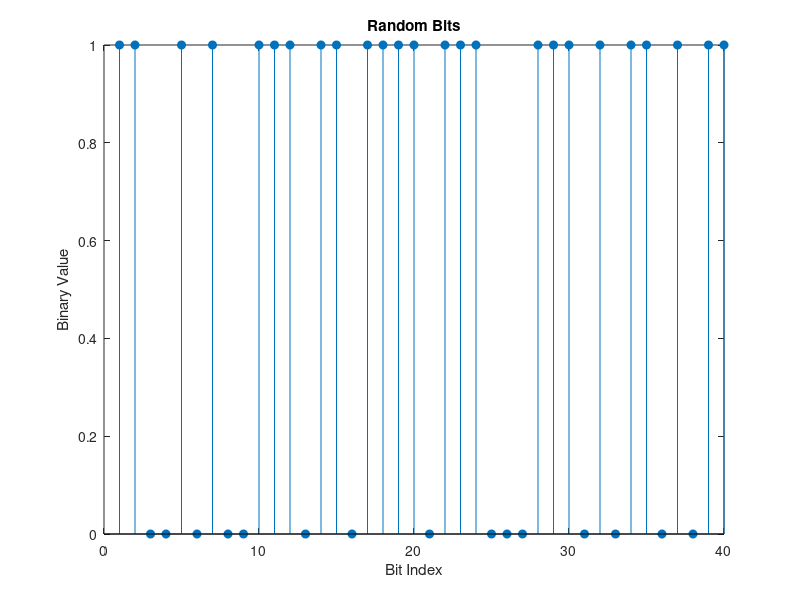
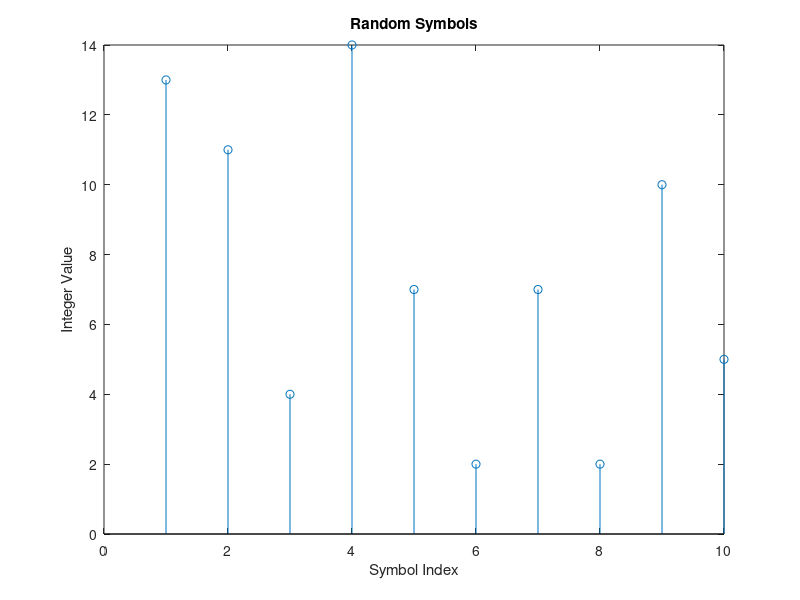
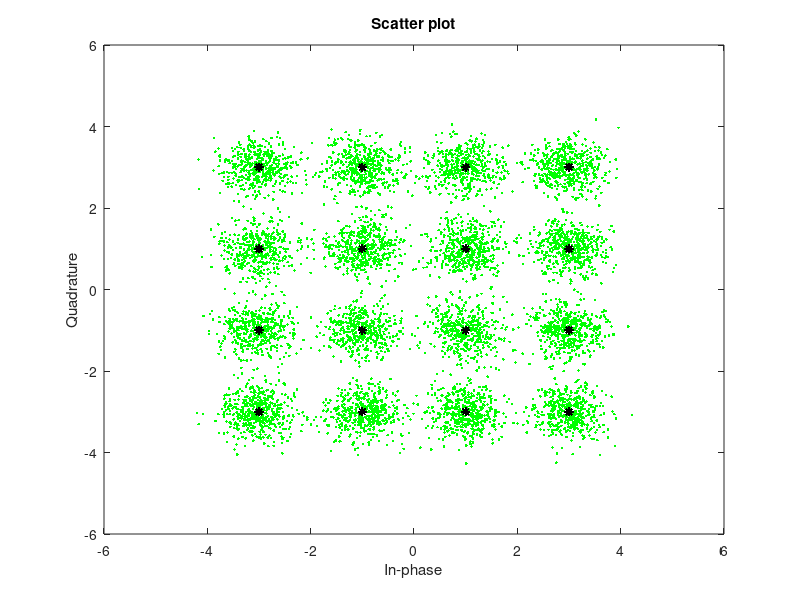

These figures' MATLAB source, in order:
%%%16qam sim
% date :2022.8.26
% decription : study communication toolbox sim 16QAM
% code by zhangxu
%%%

%% Define parameters.
M = 16;                     % Size of signal constellation
k = log2(M);                % Number of bits per symbol
n = 30000;                  % Number of bits to process
numSamplesPerSymbol = 1;    % Oversampling factor
%% Create a binary data stream as a column vector.
rng default                 % Use default random number generator
dataIn = randi([0 1],n,1);  % Generate vector of binary data
%% Plot the first 40 bits in a stem plot.
stem(dataIn(1:40),'filled');
title('Random Bits');
xlabel('Bit Index');
ylabel('Binary Value');
%% Perform a bit-to-symbol mapping.
dataInMatrix = reshape(dataIn,length(dataIn)/k,k);   % Reshape data into binary k-tuples, k = log2(M)
dataSymbolsIn = bi2de(dataInMatrix);                 % Convert to integers
%% Plot the first 10 symbols in a stem plot.
figure; % Create new figure window.
stem(dataSymbolsIn(1:10));
title('Random Symbols');
xlabel('Symbol Index');
ylabel('Integer Value');
%% Apply modulation.
dataMod = qammod(dataSymbolsIn,M,'bin');         % Binary coding, phase offset = 0
dataModG = qammod(dataSymbolsIn,M); % Gray coding, phase offset = 0
%% Calculate the SNR when the channel has an Eb/N0 = 10 dB.
EbNo = 10;
snr = EbNo + 10*log10(k) - 10*log10(numSamplesPerSymbol);
%% Pass the signal through the AWGN channel for both the binary and Gray coded symbol mappings.
receivedSignal = awgn(dataMod,snr,'measured');
receivedSignalG = awgn(dataModG,snr,'measured');
%% Use the scatterplot function to show the constellation diagram.
sPlotFig = scatterplot(receivedSignal,1,0,'g.'); %plot every point
hold on
scatterplot(dataMod,1,0,'k*',sPlotFig)
%% Demodulate the received signals using the qamdemod function.
dataSymbolsOut = qamdemod(receivedSignal,M,'bin');
dataSymbolsOutG = qamdemod(receivedSignalG,M);
%% Reverse the bit-to-symbol mapping performed earlier.
dataOutMatrix = de2bi(dataSymbolsOut,k);
dataOut = dataOutMatrix(:);                   % Return data in column vector
dataOutMatrixG = de2bi(dataSymbolsOutG,k);
dataOutG = dataOutMatrixG(:);                 % Return data in column vector
%% Compute the System BER
[numErrors,ber] = biterr(dataIn,dataOut);
fprintf('\nThe binary coding bit error rate = %5.2e, based on %d errors\n', ...
    ber,numErrors)
[numErrorsG,berG] = biterr(dataIn,dataOutG);
fprintf('\nThe Gray coding bit error rate = %5.2e, based on %d errors\n', ...
    berG,numErrorsG)
